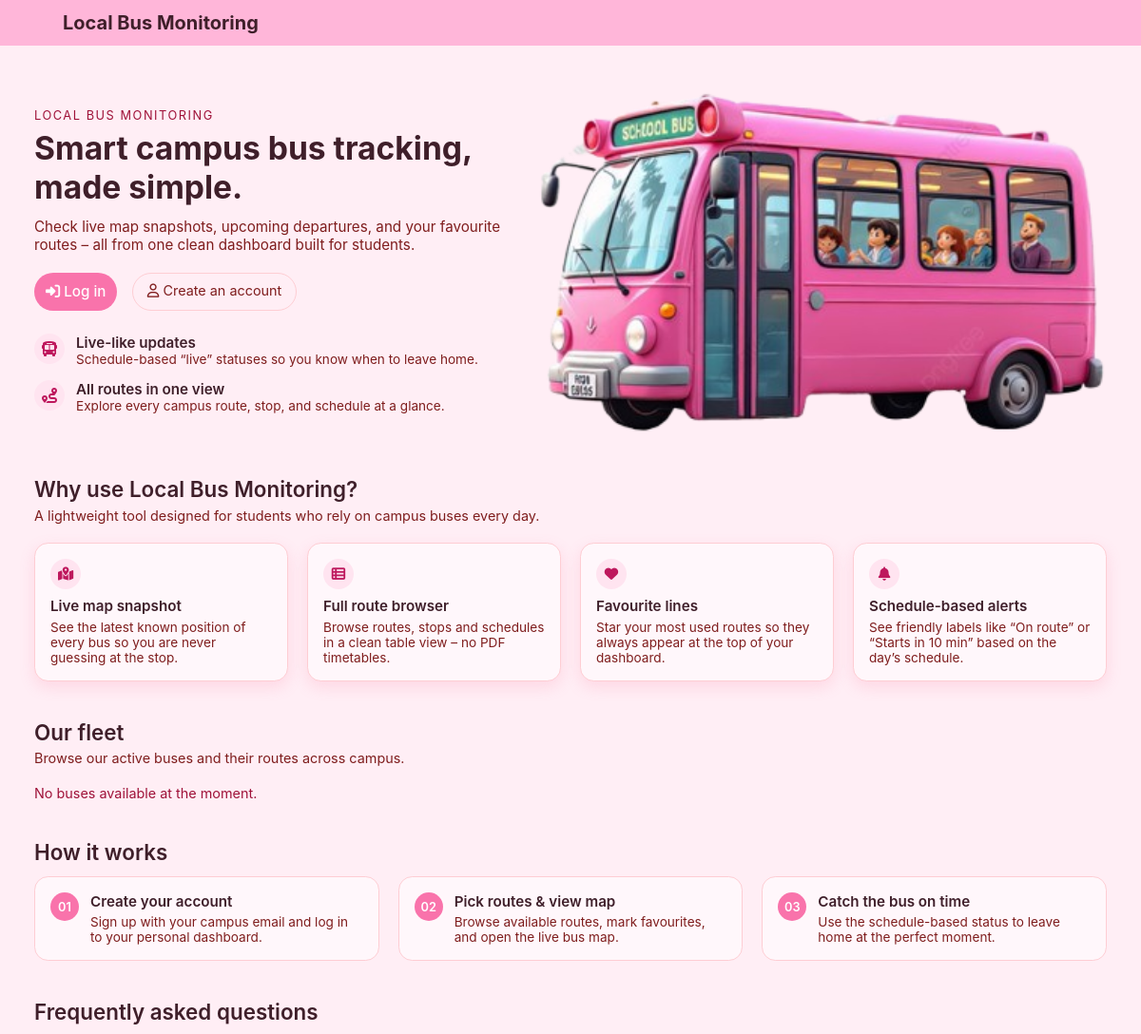
Before: / (upper part) with the older database file.
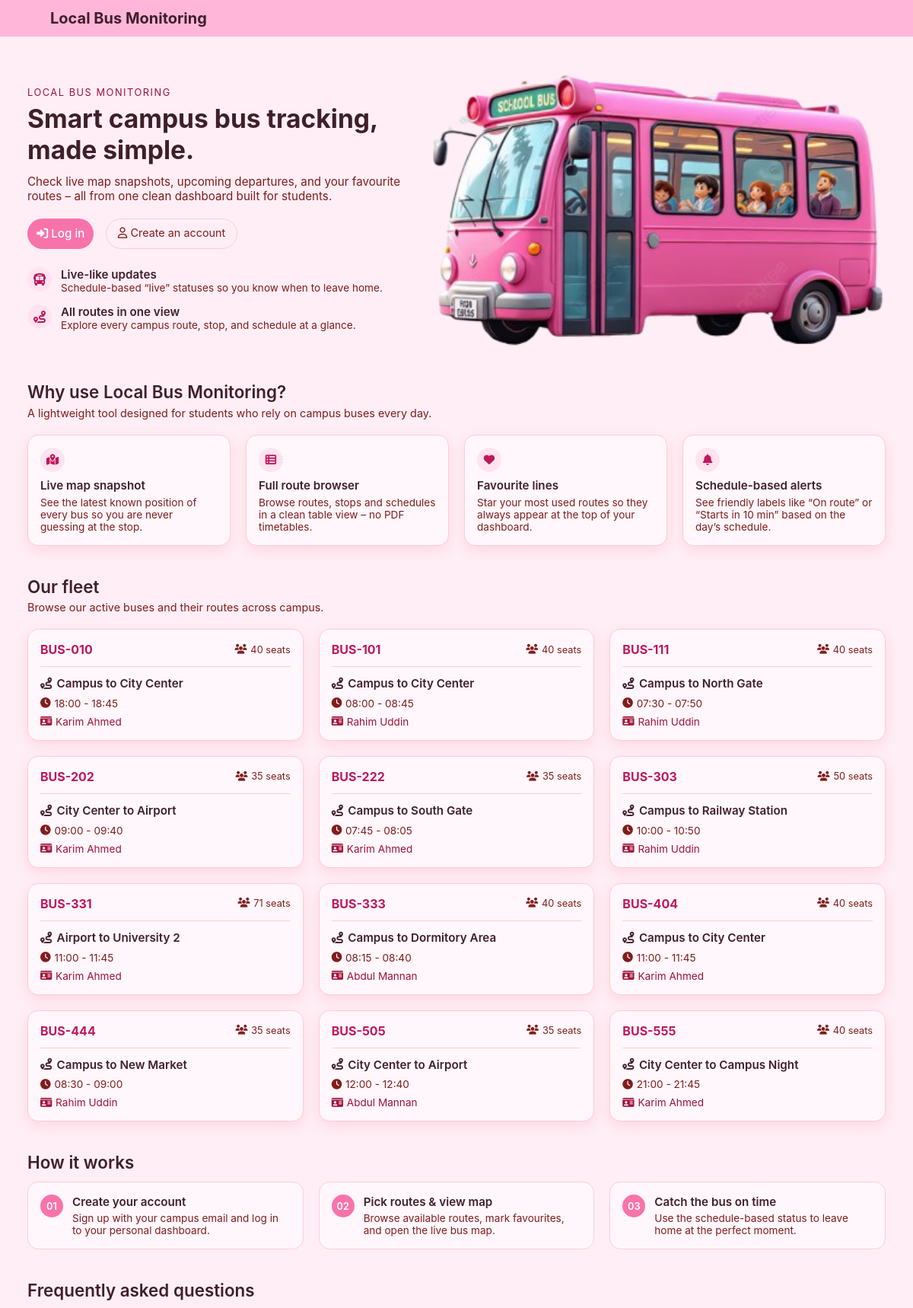
After: the same page with the newer database file.
### tables this page shows
CREATE TABLE `bus` (
  `bus_id` int(11) NOT NULL,
  `bus_num` varchar(50) NOT NULL,
  `capacity` int(11) NOT NULL,
  `route_id` int(11) NOT NULL,
  `schedule_id` int(11) NOT NULL
);

CREATE TABLE `route` (
  `route_id` int(11) NOT NULL,
  `route_name` varchar(100) NOT NULL
);

CREATE TABLE `schedule` (
  `schedule_id` int(11) NOT NULL,
  `departure_time` time NOT NULL,
  `arrival_time` time NOT NULL,
  `route_id` int(11) NOT NULL,
  `admin_id` int(11) NOT NULL,
  `driver_id` int(11) NOT NULL
);

CREATE TABLE `driver` (
  `driver_id` int(11) NOT NULL,
  `driver_name` varchar(100) NOT NULL,
  `phone_number` varchar(20) NOT NULL,
  `password` varchar(255) NOT NULL
);

### index.php (the view, shortened to what the changed rows need)
<?php include __DIR__ . "/includes/header.php"; ?>
<section class="landing-section">
    <div class="landing-wrapper">
        <div class="landing-hero">
            <div class="landing-hero-text">
                <h2>Smart campus bus tracking, made simple.</h2>
            </div>
        </div>
        <?php
        include __DIR__ . "/includes/db.php";
        $buses = [];
        $buses_sql = "
            SELECT
                b.bus_id,
                b.bus_num,
                b.capacity,
                r.route_name,
                s.departure_time,
                s.arrival_time,
                d.driver_name
            FROM bus b
            JOIN route r ON r.route_id = b.route_id
            LEFT JOIN schedule s ON s.schedule_id = b.schedule_id
            LEFT JOIN driver d ON d.driver_id = s.driver_id
            ORDER BY b.bus_num ASC
            LIMIT 12
        ";
        if ($result = mysqli_query($conn, $buses_sql)) {
            while ($row = mysqli_fetch_assoc($result)) {
                $buses[] = $row;
            }
        }
        ?>
        <section class="landing-buses">
            <h3 class="landing-section-title">Our fleet</h3>
            <p class="landing-section-subtitle">
                Browse our active buses and their routes across campus.
            </p>
            <?php if (!empty($buses)): ?>
                <div class="buses-grid">
                    <?php foreach ($buses as $bus): ?>
                        <article class="bus-card">
                            <div class="bus-card-header">
                                <span class="bus-number"><?php echo htmlspecialchars($bus['bus_num']); ?></span>
                                <span class="bus-capacity">
                                    <i class="fa-solid fa-users"></i> <?php echo htmlspecialchars($bus['capacity']); ?> seats
                                </span>
                            </div>
                            <div class="bus-card-body">
                                <h4 class="bus-route">
                                    <i class="fa-solid fa-route"></i> <?php echo htmlspecialchars($bus['route_name']); ?>
                                </h4>
                                <?php if ($bus['departure_time'] && $bus['arrival_time']): ?>
                                    <div class="bus-schedule">
                                        <span class="schedule-time">
                                            <i class="fa-solid fa-clock"></i>
                                            <?php echo date('H:i', strtotime($bus['departure_time'])); ?> -
                                            <?php echo date('H:i', strtotime($bus['arrival_time'])); ?>
                                        </span>
                                    </div>
                                <?php endif; ?>
                                <?php if ($bus['driver_name']): ?>
                                    <div class="bus-driver">
                                        <i class="fa-solid fa-id-card"></i> <?php echo htmlspecialchars($bus['driver_name']); ?>
                                    </div>
                                <?php endif; ?>
                            </div>
                        </article>
                    <?php endforeach; ?>
                </div>
            <?php else: ?>
                <p class="empty-state">No buses available at the moment.</p>
            <?php endif; ?>
        </section>
    </div>
</section>
<?php include __DIR__ . "/includes/footer.php"; ?>

Changed rows visible on the page:
added bus: bus_num "BUS-010", capacity "40", route.route_name "Campus to City Center", schedule.departure_time "18:00", schedule.arrival_time "18:45", driver.driver_name "Karim Ahmed"
added bus: bus_num "BUS-101", capacity "40", route.route_name "Campus to City Center", schedule.departure_time "08:00", schedule.arrival_time "08:45", driver.driver_name "Rahim Uddin"
added bus: bus_num "BUS-111", capacity "40", route.route_name "Campus to North Gate", schedule.departure_time "07:30", schedule.arrival_time "07:50", driver.driver_name "Rahim Uddin"
added bus: bus_num "BUS-202", capacity "35", route.route_name "City Center to Airport", schedule.departure_time "09:00", schedule.arrival_time "09:40", driver.driver_name "Karim Ahmed"
added bus: bus_num "BUS-222", capacity "35", route.route_name "Campus to South Gate", schedule.departure_time "07:45", schedule.arrival_time "08:05", driver.driver_name "Karim Ahmed"
added bus: bus_num "BUS-303", capacity "50", route.route_name "Campus to Railway Station", schedule.departure_time "10:00", schedule.arrival_time "10:50", driver.driver_name "Rahim Uddin"
added bus: bus_num "BUS-331", capacity "71", route.route_name "Airport to University 2", schedule.departure_time "11:00", schedule.arrival_time "11:45", driver.driver_name "Karim Ahmed"
added bus: bus_num "BUS-333", capacity "40", route.route_name "Campus to Dormitory Area", schedule.departure_time "08:15", schedule.arrival_time "08:40", driver.driver_name "Abdul Mannan"
added bus: bus_num "BUS-404", capacity "40", route.route_name "Campus to City Center", schedule.departure_time "11:00", schedule.arrival_time "11:45", driver.driver_name "Karim Ahmed"
added bus: bus_num "BUS-444", capacity "35", route.route_name "Campus to New Market", schedule.departure_time "08:30", schedule.arrival_time "09:00", driver.driver_name "Rahim Uddin"
added bus: bus_num "BUS-505", capacity "35", route.route_name "City Center to Airport", schedule.departure_time "12:00", schedule.arrival_time "12:40", driver.driver_name "Abdul Mannan"
added bus: bus_num "BUS-555", capacity "40", route.route_name "City Center to Campus Night", schedule.departure_time "21:00", schedule.arrival_time "21:45", driver.driver_name "Karim Ahmed"
Other visible differences:
text no longer shown: "No buses available at the moment."
